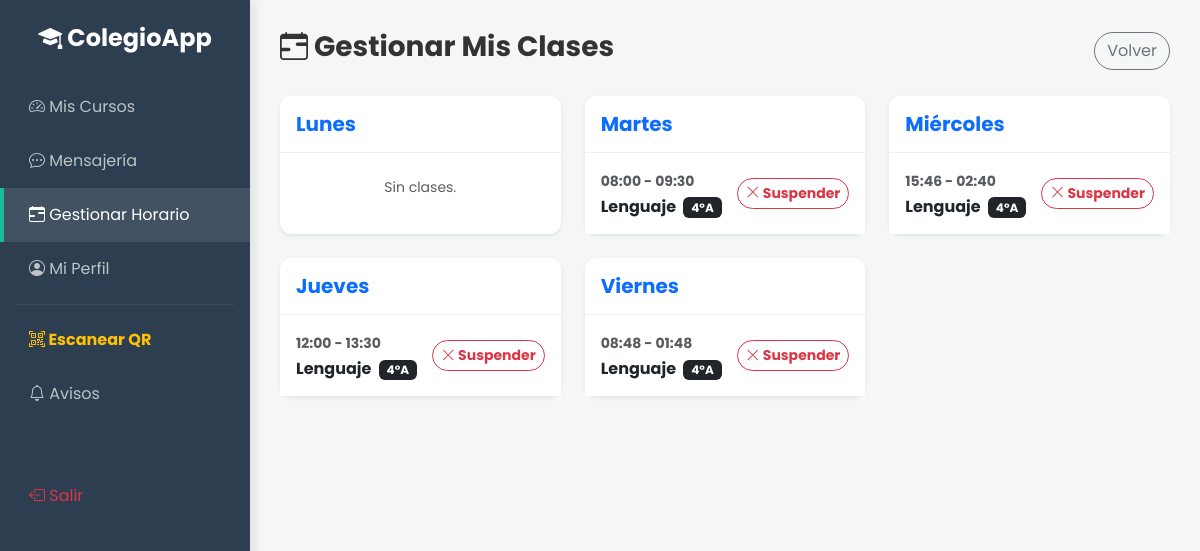
The page /profesor/mi_horario.php (signed in) on the database as committed earlier.
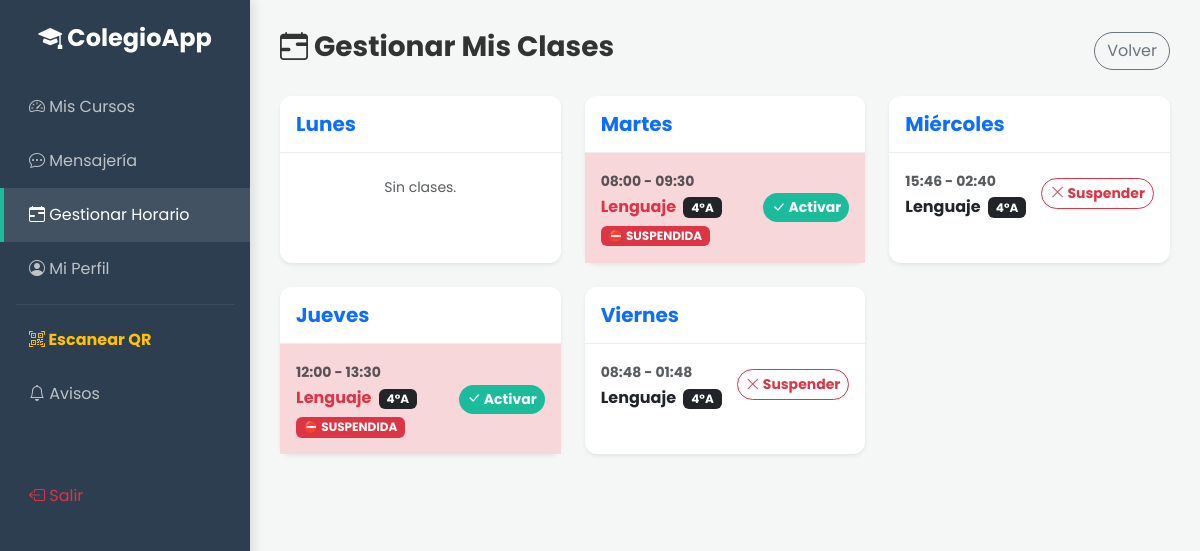
The same page on the database as committed later.
### tables this page shows
CREATE TABLE `horarios` (
  `id` int(11) NOT NULL,
  `programacion_id` int(11) NOT NULL,
  `dia` enum('Lunes','Martes','Miércoles','Jueves','Viernes') NOT NULL,
  `hora_inicio` time NOT NULL,
  `hora_fin` time NOT NULL,
  `aula` varchar(50) DEFAULT 'Sala Base',
  `estado` enum('activo','suspendido') DEFAULT 'activo'
);

CREATE TABLE `asignaturas` (
  `id` int(11) NOT NULL,
  `nombre` varchar(50) NOT NULL
);

CREATE TABLE `cursos` (
  `id` int(11) NOT NULL,
  `nombre` varchar(50) NOT NULL
);

### profesor/mi_horario.php (the view, shortened to what this page needs)
<?php
require '../config/db.php';
$profesor_id = $_SESSION['user_id'];
$sql = "SELECT h.dia, h.*, c.nombre as curso, a.nombre as materia
        FROM horarios h
        JOIN programacion_academica pa ON h.programacion_id = pa.id
        JOIN cursos c ON pa.curso_id = c.id
        JOIN asignaturas a ON pa.asignatura_id = a.id
        WHERE pa.profesor_id = :pid
        ORDER BY FIELD(h.dia, 'Lunes', 'Martes', 'Miércoles', 'Jueves', 'Viernes'), h.hora_inicio";
$stmt = $pdo->prepare($sql);
$stmt->execute(['pid' => $profesor_id]);
$mi_horario = $stmt->fetchAll(PDO::FETCH_GROUP);
?>
<!DOCTYPE html>
<html lang="es">
<head>
    <link href="https://cdn.jsdelivr.net/npm/bootstrap@5.3.0/dist/css/bootstrap.min.css" rel="stylesheet">
    <link rel="stylesheet" href="https://cdn.jsdelivr.net/npm/bootstrap-icons@1.10.5/font/bootstrap-icons.css">
    <link href="../assets/css/style.css" rel="stylesheet">
</head>
<body>
    <?php include '../includes/sidebar_profesor.php'; ?>
    <div class="main-content">
        <div class="d-flex justify-content-between align-items-center mb-4">
            <h3 class="fw-bold"><i class="bi bi-calendar-range"></i> Gestionar Mis Clases</h3>
            <a href="dashboard.php" class="btn btn-outline-secondary rounded-pill">Volver</a>
        </div>
        <div class="row">
            <?php
            $dias_semana = ['Lunes', 'Martes', 'Miércoles', 'Jueves', 'Viernes'];
            foreach ($dias_semana as $dia):
            ?>
                <div class="col-md-6 col-xl-4 mb-4">
                    <div class="card h-100 shadow-sm border-0">
                        <div class="card-header bg-white py-3">
                            <h5 class="mb-0 fw-bold text-primary"><?php echo $dia; ?></h5>
                        </div>
                        <div class="card-body p-0">
                            <?php if (isset($mi_horario[$dia])): ?>
                                <ul class="list-group list-group-flush">
                                    <?php foreach ($mi_horario[$dia] as $clase): ?>
                                        <?php
                                            $suspendida = ($clase['estado'] == 'suspendido');
                                            $bg_item = $suspendida ? 'bg-danger-subtle' : '';
                                            $txt_color = $suspendida ? 'text-danger' : 'text-dark';
                                        ?>
                                        <li class="list-group-item p-3 <?php echo $bg_item; ?>">
                                            <div class="d-flex justify-content-between align-items-center">
                                                <div>
                                                    <small class="text-muted fw-bold">
                                                        <?php echo substr($clase['hora_inicio'], 0, 5) . " - " . substr($clase['hora_fin'], 0, 5); ?>
                                                    </small>
                                                    <h6 class="mb-0 fw-bold mt-1 <?php echo $txt_color; ?>">
                                                        <?php echo $clase['materia']; ?>
                                                        <span class="badge bg-dark ms-1"><?php echo $clase['curso']; ?></span>
                                                    </h6>
                                                    <?php if($suspendida): ?>
                                                        <span class="badge bg-danger mt-2">⛔ SUSPENDIDA</span>
                                                    <?php endif; ?>
                                                </div>
                                                <div>
                                                    <a href="mi_horario.php?toggle_id=<?php echo $clase['id']; ?>&estado=<?php echo $clase['estado']; ?>"
                                                       class="btn btn-sm <?php echo $suspendida ? 'btn-success' : 'btn-outline-danger'; ?> rounded-pill fw-bold"
                                                       title="<?php echo $suspendida ? 'Reactivar Clase' : 'Suspender Clase'; ?>">
                                                        <?php echo $suspendida ? '<i class="bi bi-check-lg"></i> Activar' : '<i class="bi bi-x-lg"></i> Suspender'; ?>
                                                    </a>
                                                </div>
                                            </div>
                                        </li>
                                    <?php endforeach; ?>
                                </ul>
                            <?php else: ?>
                                <div class="p-4 text-center text-muted small">Sin clases.</div>
                            <?php endif; ?>
                        </div>
                    </div>
                </div>
            <?php endforeach; ?>
        </div>
    </div>
</body>
</html>

Rows that differ between the two databases and show on the page:
changed horarios (number 1 of 4 on the later page): estado "activo" → "suspendido" (drawn)
changed horarios (number 3 of 4 on the later page): estado "activo" → "suspendido" (drawn)
Other text that changed with them:
list line gone: "Suspender"
new list line: "⛔ SUSPENDIDA Activar"
